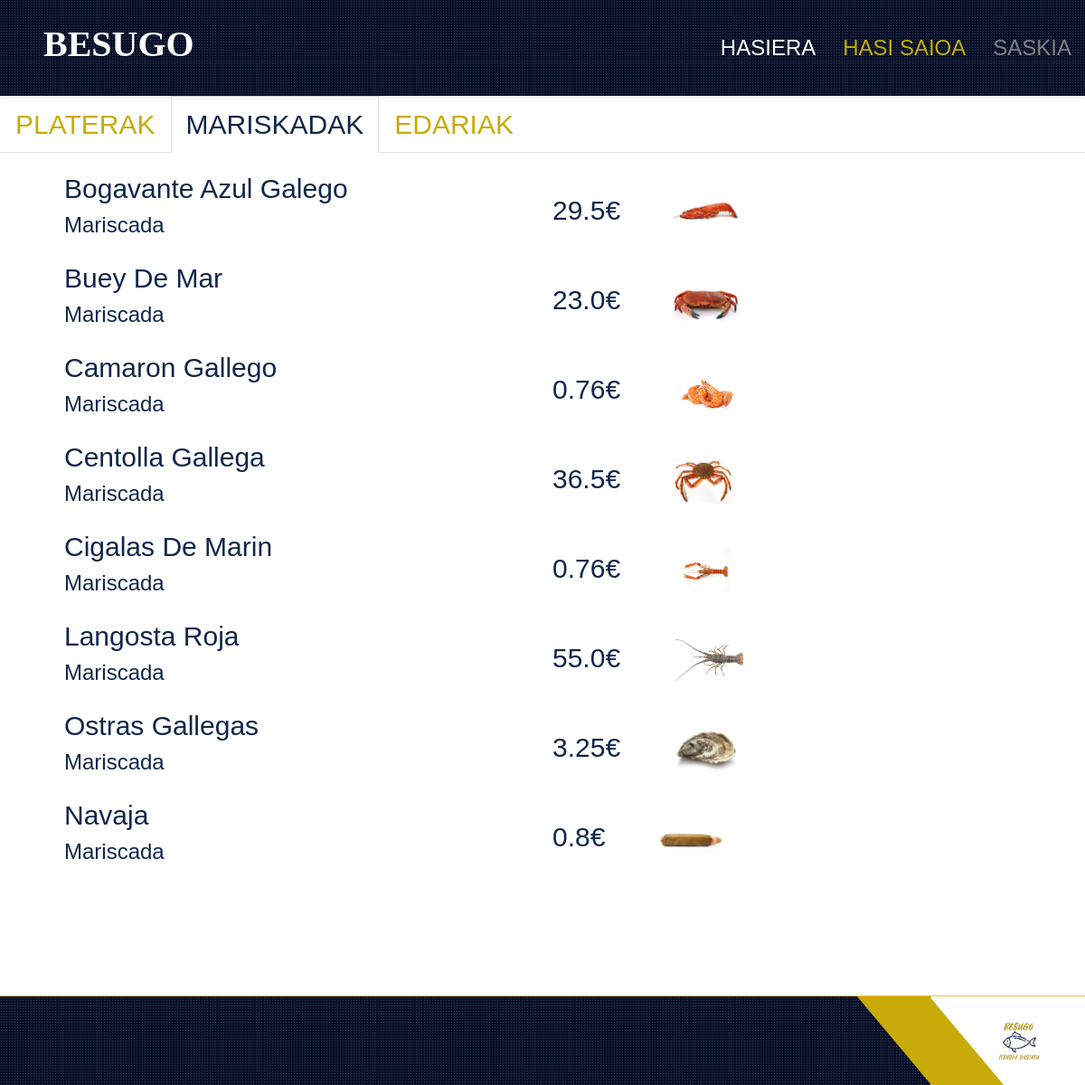
/mariscadas/, run on the app's committed database.
### store/models.py (models this page shows)
class Produktua(models.Model):
    PRODUKTU_MOTA = (
        (0, 'Osagaia'),
        (1, 'Platera'),
        (2, 'Edaria'),
    )
    izena = models.CharField(max_length=255)
    deskribapena = models.CharField(max_length=255)
    prezioa = models.FloatField()
    stock = models.FloatField()
    mota = models.IntegerField(choices = PRODUKTU_MOTA)
    foto = models.CharField(max_length=255,default='null.jpg')

### store/views.py (the view)
# urls.py: path('mariscadas/', views.mariscadas, name='mariscadas'),
def mariscadas(request):
    myprodu = Produktua.objects.all().values()
    template = loader.get_template('mariscadas.html')
    context = {
        'myprodu': myprodu,
    }
    return HttpResponse(template.render(context, request))

### store/templates/mariscadas.html (shortened to what this page needs)
{% load static %}
<!DOCTYPE html>
<html lang="en">
  <head>
    <link
      rel="stylesheet"
      href="{% static 'https://cdnjs.cloudflare.com/ajax/libs/font-awesome/5.15.0/css/all.min.css' %}"
    />
    <link
      rel="stylesheet"
      href="{% static 'https://cdn.jsdelivr.net/npm/bootstrap-icons@1.4.1/font/bootstrap-icons.css' %}"
    />
    <link
      rel="stylesheet"
      href="{% static 'lib/owlcarousel/assets/owl.carousel.min.css' %}"
    />
    <link
      rel="stylesheet"
      href="{% static 'lib/tempusdominus/css/tempusdominus-bootstrap-4.min.css' %}"
    />
    <link
      rel="stylesheet"
      href="{% static 'lib/lightbox/css/lightbox.min.css' %}"
    />
    <link rel="stylesheet" href="{% static 'css/bootstrap.min.css' %}" />
    <link rel="stylesheet" href="{% static 'css/style.css' %}" />
  </head>
  <body>
    {% include "header.html" %}
    <section id="region-main" class="has-blocks mb-3" aria-label="Contenido">
      <div role="main">
        <div class="course-content">
          <div class="single-section onetopic">
            <ul class="nav nav-tabs mb-3">
              <li class="nav-item">
                <a class="nav-link" href="{% url 'platerak' %}" title="PLATOS"
                  ><innertab
                    class="tab_content tab_position_1 tab_level_0"
                    ><span
                      class="sectionname"
                      style="color: var(--primary); font-size: 30px"
                      >PLATERAK</span
                    ></innertab
                  ></a
                >
              </li>
              <li class="nav-item">
                <a class="nav-link active" title="General"
                  ><innertab
                    class="tab_content tab_position_0 tab_level_0 marker"
                    ><span
                      class="sectionname"
                      style="color: var(--dark); font-size: 30px"
                      >MARISKADAK</span
                    ></innertab
                  ></a
                >
              </li>
              <li class="nav-item">
                <a class="nav-link" href="{% url 'bebidas' %}" title="BEBIDAS"
                  ><innertab
                    style=""
                    class="tab_content tab_position_1 tab_level_0"
                    ><span
                      class="sectionname"
                      style="color: var(--primary); font-size: 30px"
                      >EDARIAK</span
                    ></innertab
                  ></a
                >
              </li>
            </ul>
            <div id="mardiv">
              <div id="menu">
                <table class="menutable">
                  {% for x in myprodu %} {% if x.mota == 0 %}
                  <tr>
                    <td class="menuizena">
                      {{ x.izena }}<br />
                      <p>{{ x.deskribapena }}</p>
                    </td>
                    <td class="menuprez">
                      <div>
                        <span>{{ x.prezioa}}€</span>
                        <img class="tableimg" src="../static/img/{{x.foto}}" />
                      </div>
                    </td>
                  </tr>
                  {% endif %} {% endfor %}
                </table>
              </div>
            </div>
          </div>
        </div>
      </div>
    </section>
    {% include "menufooter.html" %}
  </body>
</html>

### store/templates/header.html (shortened to what this page needs)
<div class="container-fluid sticky-top bg-dark bg-light-radial shadow-sm px-5 pe-lg-0 header">
    <nav class="navbar navbar-expand-lg bg-dark bg-light-radial navbar-dark py-3 py-lg-0">
        <a href="{% url 'index' %}" class="navbar-brand">
            <h1 style="font-family: besugo;font: size 4px; color:#FFFFFF;">BESUGO</h1>
        </a>
        <div class="collapse navbar-collapse" id="navbarCollapse">
            <div class="navbar-nav ms-auto py-0" id="navbotoiak">
                <a href="{% url 'index' %}" class="nav-item nav-link">Hasiera</a>
                {% if request.user.is_authenticated %}
                    <a href="{% url 'amaitusaioa' %}" class="nav-item nav-link active">Saioa itxi ({{request.user.username}})</a>
                {% else %}
                    <a href="{% url 'login' %}" class="nav-item nav-link active">Hasi saioa</a>
                {% endif %}
                {% if request.user.is_authenticated %}
                <a href="{% url 'carro' %}" class="nav-item nav-link" style="">Saskia</a>
                {% else %}
                <a href="" class="nav-item nav-link" style="color:gray;">Saskia</a>
                {% endif %}
            </div>
        </div>
    </nav>
</div>

### store/templates/menufooter.html (shortened to what this page needs)
<div
  class="container-fluid bg-dark bg-light-radial text-white border-top border-secondary px-0 menufooter"
>
  <div class="d-flex flex-column flex-md-row justify-content-between">
    <div
      class="py-4 px-5 bg-white footer-shape position-relative text-center text-md-end"
    >
      {% if request.user.is_authenticated %}
      <a href="/carro">
        <button id="btnComprar">EROSKETA EGIN</button>
      </a>
      {% else %}
      <img src="../static/img/bsg.png" id="bsg" />
      {% endif %}
    </div>
  </div>
</div>

### store/static/css/style.css (style rules this page uses)
:root { --primary: #c8ab08; --secondary: #e9d05c; --light: #FFFFFF; --dark: #10264c; }
body { font-family: Arial, Helvetica, sans-serif; }
.bg-light-radial { background-image: -webkit-repeating-radial-gradient(center center, rgba(256, 256, 256, 0.2), rgba(256, 256, 256, 0.2) 1px, transparent 1px, transparent 100%); background-image: -moz-repeating-radial-gradient(center center, rgba(256, 256, 256, 0.2), rgba(256, 256, 256, 0.2) 1px, transparent 1px, transparent 100%); background-image: -ms-repeating-radial-gradient(center center, rgba(256, 256, 256, 0.2), rgba(256, 256, 256, 0.2) 1px, transparent 1px, transparent 100%); background-image: -o-repeating-radial-gradient(center center, rgba(256, 256, 256, 0.2), rgba(256, 256, 256, 0.2) 1px, transparent 1px, transparent 100%); background-image: repeating-radial-gradient(center center, rgba(256, 256, 256, 0.2), rgba(256, 256, 256, 0.2) 1px, transparent 1px, transparent 100%); background-size: 3px 3px; }
.navbar-dark .navbar-nav .nav-link { position: relative; padding: 35px 15px; font-size: 24px; text-transform: uppercase; color: var(--light); outline: none; transition: .5s; }
.navbar-dark .navbar-nav .nav-link:hover, .navbar-dark .navbar-nav .nav-link.active { color: var(--primary); }
.footer-shape::before { position: absolute; content: ""; width: 80px; height: 100%; top: 0; left: -40px; background: var(--primary); transform: skew(40deg); }
#bsg { margin-left: 25px; }
.sectionname { font-size: 24px; }
#menu { margin-left: 50px; margin-right: 50px; overflow: scroll; overflow-x: hidden; height: 65vh; padding-left: 20px; }
.menutable { height: 70%; width: 100%; }
.menutable tr { font-size: 30px; font-family: Arial; width:auto; }
.menutable td { font-family: Arial; font-size: 30px; color: var(--dark); }
.menuizena { width: 30%; }
.menuprez { font-family: besugo; color: var(--dark); width: 30%; }
.menuprez img { margin-left: 50px; }
.menutable p { font-size: 24px }
.tableimg { height: 50px; margin: 10px; }
#bsg { height: 50px; }
.menufooter { position:absolute; bottom:0; }

### data on the page
Produktua: izena "Bogavante Azul Galego", deskribapena "Mariscada", prezioa "29.5", foto (picture)
Produktua: izena "Buey De Mar", deskribapena "Mariscada", prezioa "23.0", foto (picture)
Produktua: izena "Camaron Gallego", deskribapena "Mariscada", prezioa "0.76", foto (picture)
Produktua: izena "Centolla Gallega", deskribapena "Mariscada", prezioa "36.5", foto (picture)
Produktua: izena "Cigalas De Marin", deskribapena "Mariscada", prezioa "0.76", foto (picture)
Produktua: izena "Langosta Roja", deskribapena "Mariscada", prezioa "55.0", foto (picture)
Produktua: izena "Ostras Gallegas", deskribapena "Mariscada", prezioa "3.25", foto (picture)
Produktua: izena "Navaja", deskribapena "Mariscada", prezioa "0.8", foto (picture)
